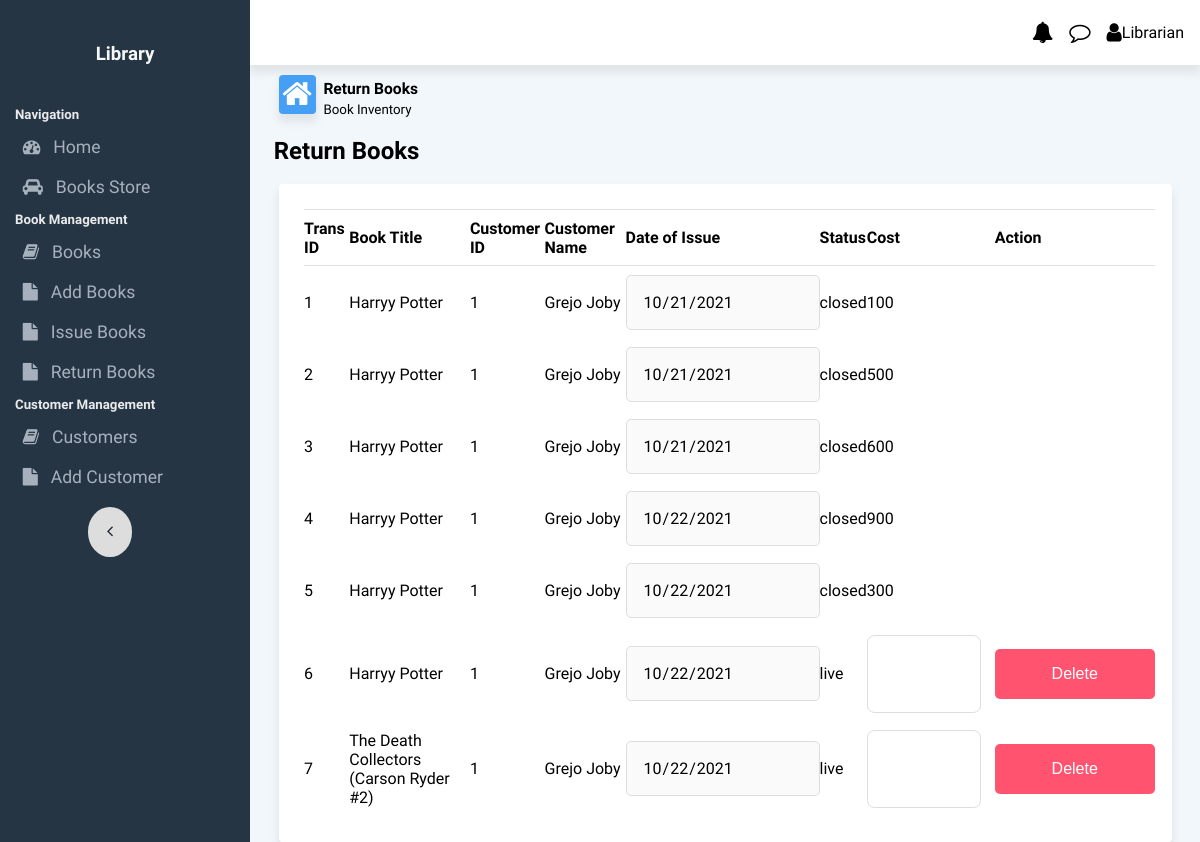
Page /return_issue on the committed database.
### app.py (models this page shows, shortened)
class Books(db.Model):
    __tablename__ = 'books'
    book_id = db.Column(db.Integer, primary_key=True, autoincrement=True)
    title = db.Column(db.String(255), nullable=False)
    authors = db.Column(db.String(255), nullable=False)
    stockQty = db.Column(db.Integer, nullable=False, default=0)
    timesIssued = db.Column(db.Integer, nullable=False, default=0)

class Customer(db.Model):
    __tablename__ = 'customer'
    cust_id=db.Column(db.Integer, primary_key=True,autoincrement=True)
    name=db.Column(db.String(255), nullable=False)
    debt = db.Column(db.Integer, nullable=False, default=0)
    total_trans = db.Column(db.Integer, nullable=False, default=0)

### tables this page shows
CREATE TABLE transactions (
	trans_id INTEGER NOT NULL, 
	book_id INTEGER, 
	cust_id INTEGER, 
	cost INTEGER NOT NULL, 
	status VARCHAR(25) NOT NULL, 
	issue_date DATETIME, 
	PRIMARY KEY (trans_id), 
	FOREIGN KEY(book_id) REFERENCES customer (cust_id), 
	FOREIGN KEY(cust_id) REFERENCES books (book_id)
);

### app.py (the view)
@app.route('/return_issue', methods=['GET', 'POST'])
def return_issue():
    issued_books=db.session.query(transactions).all()
    books_issued=[]
    for book in issued_books:
        bi = []
        bi.append(book.trans_id)
        bi.append(book.book_id)
        book_title = Books.query.filter_by(book_id=book[1]).one()
        bi.append(book_title.title)
        bi.append(book.cust_id)
        cust_details = Customer.query.filter_by(cust_id=book[2]).one()
        bi.append(cust_details.name)
        bi.append(book.cost)
        date = book.issue_date.date()
        bi.append(date)
        bi.append(book.status)
        print(bi)
        books_issued.append(bi)
    return render_template('return_issue.html',issued_books=books_issued)

### templates/return_issue.html (shortened to what this page needs)
{% extends 'base.html' %}
{% block body %}
<div class="content-area">
    <div class="flexContainer" id="dashboardLineContainer">
        <div class="flex-40 dashboardLine">
            <i class="fa fa-home fa-2x" style="float: left;" id="homeIcon"></i>
            <div style="margin-bottom: 0;margin-top: 0;">
                <h3 style="margin-bottom: 0;margin-top: 2px;"><small>Return Books</small> </h3>
                <p style="margin-bottom: 0;margin-top: 0;"><small>Book Inventory</small> </p>
            </div>
        </div>
    </div>
</div>
<h2 style="margin: 1% 2.5% 1% 2.5%;">Return Books</h2>
<div class="cardRow2 tablecard">
    <table class="attendance_form_table">
        <thead>
            <tr style="text-align: left;">
                <th>Trans ID</th>
                <th>Book Title</th>
                <th>Customer ID</th>
                <th>Customer Name</th>
                <th>Date of Issue</th>
                <th>Status</th>
                <th>Cost</th>
                <th>Action</th>
            </tr>
        </thead>
        <tbody id="attendance_form_table_data">
            {%for book in issued_books %}
            <form action="/books/return/{{book[0]}}" method="POST">
                <tr>
                    <td>{{book[0]}}</td>
                    <td>{{book[2]}}</td>
                    <td>{{book[3]}}</td>
                    <td>{{book[4]}}</td>
                    <td>
                        <div class="dropdown">
                            <input type="date" class="dropinput" style="outline: none;" value="{{book[6]}}" disabled
                                aria-disabled="true">
                        </div>
                    </td>
                    <td>{{book[7]}}</td>
                    {% if book[7] == "live" %}
                    <td><input type="text" name="cost" id="cost" class="formInput" style="width: 50%;">
                    </td>
                    <td><button type="submit" class="dropbtn btn-danger">Delete</button></td>
                    {% else %}
                    <td>{{ book[5] }}</td>
                    {% endif %}
                </tr>
            </form>
            {%endfor%}
        </tbody>
    </table>
</div>
{% endblock %}

### static/css/style.css (style rules this page uses)
* { -webkit-tap-highlight-color: transparent; }
html { height: 100%; }
body { background-color: #f2f7fb; margin: 0; height: 100%; font-family: "Quicksand", sans-serif; -webkit-touch-callout: none; -webkit-user-select: none; -khtml-user-select: none; -moz-user-select: none; -ms-user-select: none; user-select: none; }
button { outline: none; }
.flexContainer { width: 100%; display: flex; flex-wrap: wrap; justify-content: center; align-content: center; }
#dashboardLineContainer { justify-content: flex-start; margin-left: 2%; }
.verticalFlexItem h1, h2, h3, h4, h5, h6 { margin: 2%; }
.flex-40 { flex: 0 0 40%; margin: 1%; }
#homeIcon { background-color: #449ff5; color: white; box-shadow: 0px 7px 9px 1px rgba(224, 228, 231, 1); border-radius: 0.25rem; margin-right: 2%; padding: 1%; }
.dashboardLine { margin: 1%; align-content: center; justify-content: left; justify-self: flex-start; }
.cardRow2 { grid-area: header; justify-content: space-between; align-items: center; margin-left: 3%; margin-right: 3%; margin-top: 2%; }
.cardRow2.tablecard { background-color: #ffff; box-shadow: 0px 7px 9px 1px rgba(224, 228, 231, 1); padding: 0.5rem; border-radius: 0.25rem; grid-area: header; justify-content: space-between; align-items: center; }
.cardRow2 { grid-area: main; padding-left: 3%; }
#attendanceTable th, td { text-align: left; padding: 8px; text-align: center; }
#attendanceTable2 th, td { text-align: left; padding: 8px; text-align: center; }
.attendance_form_table { border-top: 1px solid #dee2e6; margin: 2%; width: 97%; border-collapse: collapse; }
.attendance_form_table th, td { border-bottom: 1px solid #dee2e6; padding: 1% 0; }
.dropbtn { background-color: #4099ff; color: white; padding: 16px; font-size: 16px; border: none; cursor: pointer; border-radius: 5px; min-width: 160px; }
.dropinput { font-family: "Quicksand", sans-serif; color: black; padding: 16px; font-size: 16px; border: none; cursor: pointer; border-radius: 5px; min-width: 160px; border: 1px solid #ddd; }
.dropdown { position: relative; display: inline-block; }
#attendance_form_table_data tr > td > input { zoom: 1.5; }
.btn-danger { background-color: #ff5370 !important; border-color: #ff5370 !important; }
.formInput { font-family: "Quicksand", sans-serif; font-weight: 500; font-size: 16px; padding: 16px; border: 1px solid #ddd; background-color: rgba(0, 0, 0, 0); outline: none; border-radius: 5px; width: 100%; }
#addTeacherTable th, td { text-align: left; padding: 1% 0; border: none; }

### rows in the picture
Books: title "Harryy Potter" "Harryy Potter" "Harryy Potter" "Harryy Potter" "Harryy Potter" "Harryy Potter"
Customer: name "Grejo Joby" "Grejo Joby" "Grejo Joby" "Grejo Joby" "Grejo Joby" "Grejo Joby" "Grejo Joby"
transactions: status "closed"
transactions: status "closed", cost "500"
transactions: status "closed", cost "600"
transactions: status "closed", cost "900"
transactions: status "closed", cost "300"
transactions: status "live"
Books: title "The Death Collectors (Carson Ryder #2)"
transactions: status "live"

### other values in the picture
{{ book[0] }} "1" "2" "3" "4" "5" "6" "7"
{{ book[3] }} "1" "1" "1" "1" "1" "1" "1"
{{ book[5] }} "100"
